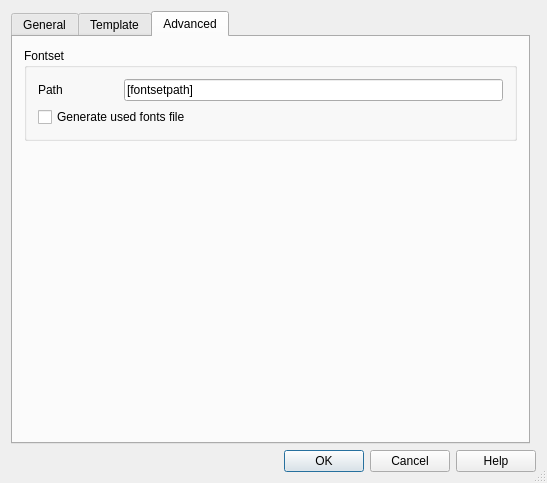
<?xml version="1.0" encoding="UTF-8"?>
<ui version="4.0">
 <author>Gary Sherman</author>
 <class>MapfileExportDlg</class>
 <widget class="QDialog" name="MapfileExportDlg">
  <property name="geometry">
   <rect>
    <x>0</x>
    <y>0</y>
    <width>547</width>
    <height>483</height>
   </rect>
  </property>
  <property name="windowTitle">
   <string>RT MapServer Exporter - Save project to MapFile</string>
  </property>
  <property name="sizeGripEnabled">
   <bool>true</bool>
  </property>
  <layout class="QGridLayout" name="gridLayout">
   <item row="2" column="0" colspan="2">
    <widget class="QDialogButtonBox" name="buttonBox">
     <property name="standardButtons">
      <set>QDialogButtonBox::Cancel|QDialogButtonBox::Help|QDialogButtonBox::Ok</set>
     </property>
    </widget>
   </item>
   <item row="1" column="0">
    <widget class="QTabWidget" name="tabWidget">
     <property name="sizePolicy">
      <sizepolicy hsizetype="Expanding" vsizetype="Expanding">
       <horstretch>0</horstretch>
       <verstretch>0</verstretch>
      </sizepolicy>
     </property>
     <property name="currentIndex">
      <number>2</number>
     </property>
     <widget class="QWidget" name="tab">
      <attribute name="title">
       <string>General</string>
      </attribute>
      <layout class="QGridLayout" name="gridLayout_3">
       <item row="0" column="2">
        <widget class="QToolButton" name="btnChooseFile">
         <property name="text">
          <string>...</string>
         </property>
        </widget>
       </item>
       <item row="0" column="1">
        <widget class="QLineEdit" name="txtMapFilePath">
         <property name="toolTip">
          <string>Name for the map file to be created from the QGIS project file</string>
         </property>
         <property name="text">
          <string notr="true"/>
         </property>
        </widget>
       </item>
       <item row="3" column="0" colspan="3">
        <spacer name="verticalSpacer_2">
         <property name="orientation">
          <enum>Qt::Vertical</enum>
         </property>
         <property name="sizeHint" stdset="0">
          <size>
           <width>20</width>
           <height>40</height>
          </size>
         </property>
        </spacer>
       </item>
       <item row="0" column="0">
        <widget class="QLabel" name="label">
         <property name="text">
          <string>Map file</string>
         </property>
         <property name="buddy">
          <cstring>txtMapFilePath</cstring>
         </property>
        </widget>
       </item>
       <item row="1" column="0" colspan="3">
        <widget class="QGroupBox" name="grpMap">
         <property name="sizePolicy">
          <sizepolicy hsizetype="Preferred" vsizetype="Fixed">
           <horstretch>0</horstretch>
           <verstretch>0</verstretch>
          </sizepolicy>
         </property>
         <property name="title">
          <string>Map</string>
         </property>
         <layout class="QGridLayout" name="gridLayout_2">
          <item row="0" column="0">
           <widget class="QLabel" name="label1">
            <property name="toolTip">
             <string/>
            </property>
            <property name="text">
             <string>Name</string>
            </property>
            <property name="buddy">
             <cstring>txtMapName</cstring>
            </property>
           </widget>
          </item>
          <item row="0" column="4">
           <widget class="QLabel" name="label5">
            <property name="text">
             <string>Image type</string>
            </property>
            <property name="indent">
             <number>20</number>
            </property>
            <property name="buddy">
             <cstring>cmbMapImageType</cstring>
            </property>
           </widget>
          </item>
          <item row="0" column="5">
           <widget class="QComboBox" name="cmbMapImageType"/>
          </item>
          <item row="1" column="0">
           <widget class="QLabel" name="label2">
            <property name="text">
             <string>Width</string>
            </property>
            <property name="buddy">
             <cstring>txtMapWidth</cstring>
            </property>
           </widget>
          </item>
          <item row="1" column="1">
           <widget class="QLineEdit" name="txtMapWidth">
            <property name="text">
             <string notr="true">600</string>
            </property>
           </widget>
          </item>
          <item row="1" column="2">
           <widget class="QLabel" name="label3">
            <property name="text">
             <string>Height</string>
            </property>
            <property name="indent">
             <number>20</number>
            </property>
            <property name="buddy">
             <cstring>txtMapHeight</cstring>
            </property>
           </widget>
          </item>
          <item row="1" column="3">
           <widget class="QLineEdit" name="txtMapHeight">
            <property name="text">
             <string notr="true">600</string>
            </property>
           </widget>
          </item>
          <item row="1" column="4">
           <widget class="QLabel" name="label4">
            <property name="enabled">
             <bool>false</bool>
            </property>
            <property name="text">
             <string>Units</string>
            </property>
            <property name="alignment">
             <set>Qt::AlignRight|Qt::AlignTrailing|Qt::AlignVCenter</set>
            </property>
            <property name="buddy">
             <cstring>cmbMapUnits</cstring>
            </property>
           </widget>
          </item>
          <item row="1" column="5">
           <widget class="QComboBox" name="cmbMapUnits">
            <property name="enabled">
             <bool>false</bool>
            </property>
           </widget>
          </item>
          <item row="2" column="0">
           <widget class="QLabel" name="label6_2">
            <property name="minimumSize">
             <size>
              <width>80</width>
              <height>0</height>
             </size>
            </property>
            <property name="text">
             <string>Shape path</string>
            </property>
            <property name="buddy">
             <cstring>txtMapServerUrl</cstring>
            </property>
           </widget>
          </item>
          <item row="2" column="1" colspan="5">
           <widget class="QLineEdit" name="txtMapShapePath">
            <property name="toolTip">
             <string>Path to the folder where shapefiles are stored.</string>
            </property>
            <property name="text">
             <string notr="true"/>
            </property>
           </widget>
          </item>
          <item row="0" column="1" colspan="3">
           <widget class="QLineEdit" name="txtMapName">
            <property name="toolTip">
             <string/>
            </property>
            <property name="text">
             <string notr="true">QGIS-MAP</string>
            </property>
           </widget>
          </item>
         </layout>
        </widget>
       </item>
       <item row="2" column="0" colspan="3">
        <widget class="QGroupBox" name="groupBox_2">
         <property name="sizePolicy">
          <sizepolicy hsizetype="Preferred" vsizetype="Fixed">
           <horstretch>0</horstretch>
           <verstretch>0</verstretch>
          </sizepolicy>
         </property>
         <property name="title">
          <string>Web</string>
         </property>
         <layout class="QGridLayout" name="gridLayout_4">
          <item row="0" column="0">
           <widget class="QLabel" name="label6">
            <property name="minimumSize">
             <size>
              <width>80</width>
              <height>0</height>
             </size>
            </property>
            <property name="text">
             <string>Online resource URL</string>
            </property>
            <property name="buddy">
             <cstring>txtMapServerUrl</cstring>
            </property>
           </widget>
          </item>
          <item row="0" column="1">
           <widget class="QLineEdit" name="txtMapServerUrl">
            <property name="toolTip">
             <string>The URL to the mapserver executable.

For example: 
http://my.host.com/cgi-bin/mapserv.exe</string>
            </property>
            <property name="text">
             <string notr="true">http://localhost/cgi-bin/mapserv</string>
            </property>
           </widget>
          </item>
          <item row="1" column="0">
           <widget class="QLabel" name="label6_5">
            <property name="minimumSize">
             <size>
              <width>80</width>
              <height>0</height>
             </size>
            </property>
            <property name="text">
             <string>Image path</string>
            </property>
            <property name="buddy">
             <cstring>txtMapServerUrl</cstring>
            </property>
           </widget>
          </item>
          <item row="1" column="1">
           <widget class="QLineEdit" name="txtWebImagePath">
            <property name="toolTip">
             <string>Path to the temporary directory for writing temporary files and images. Must be writable by the user the web server is running as. Must end with a / or depending on your platform.</string>
            </property>
            <property name="text">
             <string notr="true"/>
            </property>
           </widget>
          </item>
          <item row="3" column="0">
           <widget class="QLabel" name="label6_4">
            <property name="minimumSize">
             <size>
              <width>80</width>
              <height>0</height>
             </size>
            </property>
            <property name="text">
             <string>Temporary path</string>
            </property>
            <property name="buddy">
             <cstring>txtMapServerUrl</cstring>
            </property>
           </widget>
          </item>
          <item row="4" column="0">
           <widget class="QLabel" name="label6_7">
            <property name="minimumSize">
             <size>
              <width>80</width>
              <height>0</height>
             </size>
            </property>
            <property name="toolTip">
             <string extracomment="Validation block regexp to allow external graphic use"/>
            </property>
            <property name="text">
             <string>External graphic regexp</string>
            </property>
            <property name="buddy">
             <cstring>txtMapServerUrl</cstring>
            </property>
           </widget>
          </item>
          <item row="4" column="1">
           <widget class="QLineEdit" name="txtExternalGraphicRegexp">
            <property name="toolTip">
             <string/>
            </property>
            <property name="text">
             <string notr="true"/>
            </property>
           </widget>
          </item>
          <item row="2" column="0">
           <widget class="QLabel" name="label6_6">
            <property name="minimumSize">
             <size>
              <width>80</width>
              <height>0</height>
             </size>
            </property>
            <property name="text">
             <string>Image URL</string>
            </property>
            <property name="buddy">
             <cstring>txtMapServerUrl</cstring>
            </property>
           </widget>
          </item>
          <item row="2" column="1">
           <widget class="QLineEdit" name="txtWebImageUrl">
            <property name="toolTip">
             <string>Base URL for &quot;Image path&quot;.
This is the URL that will take the web browser to &quot;Image path&quot; to get the images.</string>
            </property>
            <property name="text">
             <string notr="true"/>
            </property>
           </widget>
          </item>
          <item row="3" column="1">
           <widget class="QLineEdit" name="txtWebTempPath">
            <property name="toolTip">
             <string/>
            </property>
            <property name="text">
             <string notr="true"/>
            </property>
           </widget>
          </item>
         </layout>
        </widget>
       </item>
      </layout>
     </widget>
     <widget class="QWidget" name="tab_2">
      <attribute name="title">
       <string>Template</string>
      </attribute>
      <layout class="QGridLayout" name="gridLayout_7">
       <item row="0" column="0" colspan="3">
        <widget class="QRadioButton" name="checkTmplFromFile">
         <property name="toolTip">
          <string>Forces labels on, regardless of collisions. Available only for cached labels.</string>
         </property>
         <property name="text">
          <string>Template from file</string>
         </property>
         <property name="checked">
          <bool>true</bool>
         </property>
        </widget>
       </item>
       <item row="0" column="3">
        <widget class="QLineEdit" name="txtTemplatePath">
         <property name="toolTip">
          <string>Name for the map file to be created from the QGIS project file</string>
         </property>
         <property name="text">
          <string notr="true">[templatepath]</string>
         </property>
        </widget>
       </item>
       <item row="0" column="4">
        <widget class="QToolButton" name="btnChooseTemplate">
         <property name="text">
          <string>...</string>
         </property>
        </widget>
       </item>
       <item row="1" column="0" colspan="4">
        <widget class="QRadioButton" name="checkGenerateTmpl">
         <property name="toolTip">
          <string>Forces labels on, regardless of collisions. Available only for cached labels.</string>
         </property>
         <property name="text">
          <string>Autogenerate template for layers</string>
         </property>
        </widget>
       </item>
       <item row="2" column="0">
        <spacer name="horizontalSpacer_2">
         <property name="orientation">
          <enum>Qt::Horizontal</enum>
         </property>
         <property name="sizeType">
          <enum>QSizePolicy::Fixed</enum>
         </property>
         <property name="sizeHint" stdset="0">
          <size>
           <width>20</width>
           <height>20</height>
          </size>
         </property>
        </spacer>
       </item>
       <item row="2" column="1" colspan="4">
        <widget class="QTableView" name="templateTable">
         <property name="enabled">
          <bool>false</bool>
         </property>
        </widget>
       </item>
       <item row="3" column="0" colspan="2">
        <widget class="QLabel" name="label_2">
         <property name="text">
          <string>Header</string>
         </property>
        </widget>
       </item>
       <item row="3" column="2" colspan="2">
        <widget class="QLineEdit" name="txtTmplHeaderPath">
         <property name="toolTip">
          <string>Name for the map file to be created from the QGIS project file</string>
         </property>
         <property name="text">
          <string notr="true"/>
         </property>
        </widget>
       </item>
       <item row="3" column="4">
        <widget class="QToolButton" name="btnChooseTmplHeader">
         <property name="text">
          <string>...</string>
         </property>
        </widget>
       </item>
       <item row="4" column="0" colspan="2">
        <widget class="QLabel" name="label_3">
         <property name="text">
          <string>Footer</string>
         </property>
        </widget>
       </item>
       <item row="4" column="2" colspan="2">
        <widget class="QLineEdit" name="txtTmplFooterPath">
         <property name="toolTip">
          <string>Name for the map file to be created from the QGIS project file</string>
         </property>
         <property name="text">
          <string notr="true"/>
         </property>
        </widget>
       </item>
       <item row="4" column="4">
        <widget class="QToolButton" name="btnChooseTmplFooter">
         <property name="text">
          <string>...</string>
         </property>
        </widget>
       </item>
       <item row="5" column="0" colspan="5">
        <spacer name="verticalSpacer_3">
         <property name="orientation">
          <enum>Qt::Vertical</enum>
         </property>
         <property name="sizeHint" stdset="0">
          <size>
           <width>20</width>
           <height>40</height>
          </size>
         </property>
        </spacer>
       </item>
      </layout>
     </widget>
     <widget class="QWidget" name="tab_3">
      <attribute name="title">
       <string>Advanced</string>
      </attribute>
      <layout class="QGridLayout" name="gridLayout_8">
       <item row="0" column="0">
        <widget class="QGroupBox" name="groupBox_3">
         <property name="sizePolicy">
          <sizepolicy hsizetype="Preferred" vsizetype="Fixed">
           <horstretch>0</horstretch>
           <verstretch>0</verstretch>
          </sizepolicy>
         </property>
         <property name="title">
          <string>Fontset</string>
         </property>
         <layout class="QGridLayout" name="gridLayout_6">
          <item row="0" column="0">
           <widget class="QLabel" name="label6_3">
            <property name="minimumSize">
             <size>
              <width>80</width>
              <height>0</height>
             </size>
            </property>
            <property name="text">
             <string>Path</string>
            </property>
            <property name="buddy">
             <cstring>txtMapServerUrl</cstring>
            </property>
           </widget>
          </item>
          <item row="0" column="1">
           <widget class="QLineEdit" name="txtMapFontsetPath">
            <property name="toolTip">
             <string>path</string>
            </property>
            <property name="text">
             <string notr="true">[fontsetpath]</string>
            </property>
           </widget>
          </item>
          <item row="1" column="0" colspan="2">
           <widget class="QCheckBox" name="checkCreateFontFile">
            <property name="toolTip">
             <string>Forces labels on, regardless of collisions. Available only for cached labels.</string>
            </property>
            <property name="text">
             <string>Generate used fonts file</string>
            </property>
           </widget>
          </item>
         </layout>
        </widget>
       </item>
       <item row="1" column="0">
        <spacer name="verticalSpacer">
         <property name="orientation">
          <enum>Qt::Vertical</enum>
         </property>
         <property name="sizeHint" stdset="0">
          <size>
           <width>20</width>
           <height>40</height>
          </size>
         </property>
        </spacer>
       </item>
      </layout>
     </widget>
    </widget>
   </item>
  </layout>
 </widget>
 <layoutdefault spacing="6" margin="11"/>
 <pixmapfunction>qPixmapFromMimeSource</pixmapfunction>
 <tabstops>
  <tabstop>txtMapName</tabstop>
  <tabstop>cmbMapImageType</tabstop>
  <tabstop>txtMapWidth</tabstop>
  <tabstop>txtMapHeight</tabstop>
  <tabstop>cmbMapUnits</tabstop>
  <tabstop>txtMapShapePath</tabstop>
  <tabstop>txtMapServerUrl</tabstop>
  <tabstop>buttonBox</tabstop>
 </tabstops>
 <resources/>
 <connections>
  <connection>
   <sender>buttonBox</sender>
   <signal>rejected()</signal>
   <receiver>MapfileExportDlg</receiver>
   <slot>reject()</slot>
   <hints>
    <hint type="sourcelabel">
     <x>453</x>
     <y>429</y>
    </hint>
    <hint type="destinationlabel">
     <x>240</x>
     <y>223</y>
    </hint>
   </hints>
  </connection>
  <connection>
   <sender>buttonBox</sender>
   <signal>accepted()</signal>
   <receiver>MapfileExportDlg</receiver>
   <slot>accept()</slot>
   <hints>
    <hint type="sourcelabel">
     <x>537</x>
     <y>429</y>
    </hint>
    <hint type="destinationlabel">
     <x>597</x>
     <y>210</y>
    </hint>
   </hints>
  </connection>
  <connection>
   <sender>checkGenerateTmpl</sender>
   <signal>toggled(bool)</signal>
   <receiver>templateTable</receiver>
   <slot>setEnabled(bool)</slot>
   <hints>
    <hint type="sourcelabel">
     <x>175</x>
     <y>92</y>
    </hint>
    <hint type="destinationlabel">
     <x>142</x>
     <y>149</y>
    </hint>
   </hints>
  </connection>
 </connections>
</ui>
